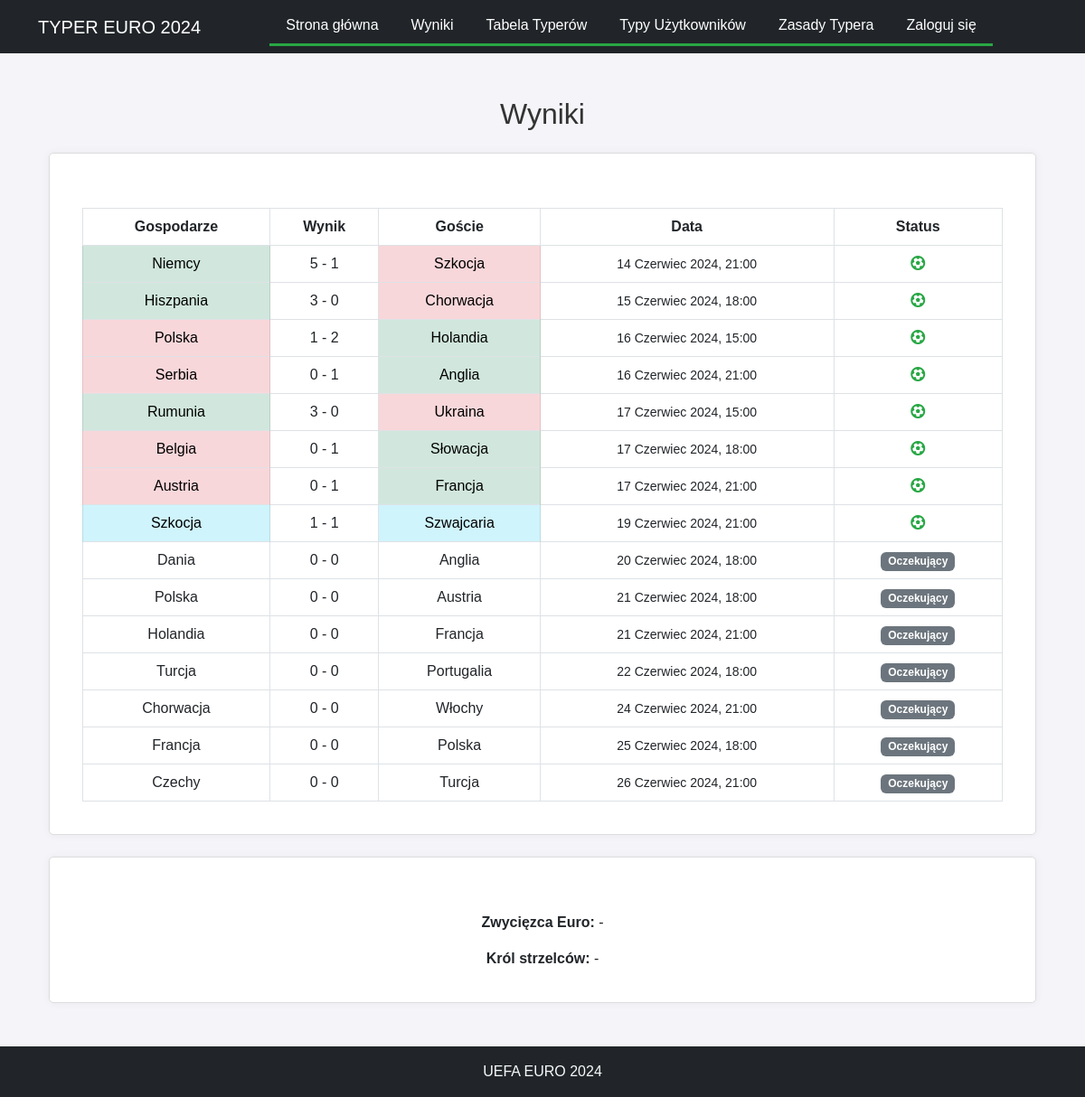
The app's page /results/ with its own data.
### contest/models.py (models this page shows, shortened)
class Article(models.Model):
    title = models.CharField(max_length=200)
    slug = models.SlugField(max_length=200, unique=True, blank=True)
    content = models.TextField()
    author = models.ForeignKey(User, on_delete=models.CASCADE)
    created_at = models.DateTimeField(auto_now_add=True)
    updated_at = models.DateTimeField(auto_now=True)

class Match(models.Model):
    group = models.CharField(max_length=2)
    home_team = models.CharField(max_length=100)
    away_team = models.CharField(max_length=100)
    date = models.DateTimeField()
    place = models.CharField(max_length=100)
    actual_home_team_score = models.IntegerField(null=True, blank=True, default=0)
    actual_away_team_score = models.IntegerField(null=True, blank=True, default=0)
    final_score = models.BooleanField(default=False)

### contest/views.py (the view)
# urls.py: path('results/', views.results, name='results'),
def results(request):
    all_matches = Match.objects.all().order_by('date')
    tournament_results = TournamentResults.objects.first()
    context = {
        'matches': all_matches,
        'tournament_results': tournament_results,
    }
    return render(request, 'results.html', context)

### contest/templatetags/article_tags.py (called while the page is built)
@register.simple_tag
def get_articles():
    return Article.objects.all()

### contest/templates/results.html (shortened to what this page needs)
{% extends 'base.html' %}
{% block content %}
<div class="container-fluid container-lg mt-4">
    <h2 class="mb-4 text-center">Wyniki</h2>
    <div class="card">
        <div class="card-body mt-4">
            <div class="table-responsive">
                <table class="table table-bordered table-hover results-table">
                    <thead class="thead-dark">
                        <tr>
                            <th>Gospodarze</th>
                            <th>Wynik</th>
                            <th>Goście</th>
                            <th>Data</th>
                            <th>Status</th>
                        </tr>
                    </thead>
                    <tbody>
                        {% for match in matches %}
                        <tr>
                            <td class="{% if match.final_score %}{% if match.actual_home_team_score > match.actual_away_team_score %}table-success{% elif match.actual_home_team_score < match.actual_away_team_score %}table-danger{% else %}table-info{% endif %}{% endif %}">
                                {{ match.home_team }}
                            </td>
                            <td>
                                {% if match.final_score %}
                                    {{ match.actual_home_team_score }} - {{ match.actual_away_team_score }}
                                {% else %}
                                    0 - 0
                                {% endif %}
                            </td>
                            <td class="{% if match.final_score %}{% if match.actual_home_team_score < match.actual_away_team_score %}table-success{% elif match.actual_home_team_score > match.actual_away_team_score %}table-danger{% else %}table-info{% endif %}{% endif %}">
                                {{ match.away_team }}
                            </td>
                            <td>
                                <small>{{ match.date|date:"j F Y, H:i" }}</small>
                            </td>
                            <td>
                                {% if match.final_score %}
                                    <span class="final"><i class="fa-solid fa-futbol"></i></span>
                                {% else %}
                                    <span class="badge bg-secondary">Oczekujący</span>
                                {% endif %}
                            </td>
                        </tr>
                        {% endfor %}
                    </tbody>
                </table>
            </div>
        </div>
    </div>
    {% if tournament_results %}
        <div class="card mt-4">
            <div class="card-body mt-4">
                <p class="card-text"><strong>Zwycięzca Euro:</strong> {% if tournament_results.winner_team %} {{ tournament_results.winner_team.name }} {% else %} - {% endif %}</p>
                <p class="card-text"><strong>Król strzelców:</strong> {% if tournament_results.top_scorer %} {{ tournament_results.top_scorer.player }} {% else %} - {% endif %}</p>
            </div>
        </div>
    {% else %}
        <div class="alert alert-info mt-4" role="alert">
            No tournament results set by admin.
        </div>
    {% endif %}
</div>
{% endblock %}

### contest/templates/base.html (shortened to what this page needs)
{% load static %}
{% load article_tags %}
<!DOCTYPE html>
<html lang="pl">
<head>
    <link href="https://cdn.jsdelivr.net/npm/bootstrap@5.3.0/dist/css/bootstrap.min.css" rel="stylesheet">
    <link rel="stylesheet" type="text/css" href="{% static 'css/styles.css' %}">
    <link rel="stylesheet" href="https://cdnjs.cloudflare.com/ajax/libs/font-awesome/6.0.0-beta3/css/all.min.css">
</head>
<body>
<nav class="navbar navbar-expand-lg navbar-dark bg-dark">
    <div class="container bg-dark border-0">
        <a class="navbar-brand" href="{% url 'home' %}">TYPER EURO 2024</a>
        <div class="collapse navbar-collapse justify-content-center" id="navbarNav">
            <ul class="navbar-nav bg-dark flex-wrap">
                <li class="nav-item">
                    <a class="nav-link" href="{% url 'home' %}">Strona główna</a>
                </li>
                <li class="nav-item">
                    <a class="nav-link" href="{% url 'results' %}">Wyniki</a>
                </li>
                <li class="nav-item">
                    <a class="nav-link" href="{% url 'leaderboard' %}">Tabela Typerów</a>
                </li>
                <li class="nav-item">
                    <a class="nav-link" href="{% url 'user_predictions' %}">Typy Użytkowników</a>
                </li>
                {% get_articles as articles %}
                {% for article in articles %}
                <li class="nav-item">
                    <a class="nav-link" href="{% url 'view_article' article.slug %}">{{ article.title }}</a>
                </li>
                {% endfor %}
                {% if user.is_authenticated %}
                {% if not user.is_superuser %}
                <li class="nav-item">
                    <a class="nav-link" href="{% url 'betting' %}">Typuj spotkania</a>
                </li>
                {% endif %}
                {% if user.is_superuser %}
                <li class="nav-item">
                    <a class="nav-link" href="{% url 'create_user' %}">Create User</a>
                </li>
                <li class="nav-item">
                    <a class="nav-link" href="{% url 'create_match' %}">Create Match</a>
                </li>
                <li class="nav-item">
                    <a class="nav-link" href="{% url 'edit_points' %}">Edit Points</a>
                </li>
                <li class="nav-item">
                    <a class="nav-link" href="{% url 'user_list' %}">User List</a>
                </li>
                <li class="nav-item">
                    <a class="nav-link" href="{% url 'article_list' %}">Articles</a>
                </li>
                <li class="nav-item">
                    <a class="nav-link" href="{% url 'actual_results' %}">Actual Results</a>
                </li>
                <li class="nav-item">
                    <a class="nav-link" href="{% url 'edit_bet_status' %}">Edit Bet Statuses</a>
                </li>
                {% endif %}
                <li class="nav-item">
                    <a class="nav-link" href="{% url 'profile' %}">Profil</a>
                </li>
                <li class="nav-item">
                    <a class="nav-link" href="#" id="logout-link"
                       onclick="document.getElementById('logout-form').submit(); return false;">Wyloguj się</a>
                    <form id="logout-form" method="post" action="{% url 'logout' %}" style="display: none;">
                        {% csrf_token %}
                    </form>
                </li>
                {% else %}
                <li class="nav-item">
                    <a class="nav-link" href="{% url 'login' %}">Zaloguj się</a>
                </li>
                {% endif %}
            </ul>
        </div>
    </div>
</nav>
<div class="container-fluid container-lg mt-5">
    {% block content %}{% endblock %}
</div>
<footer class="footer bg-dark text-light text-center py-3 mt-5">
    <p class="mb-0">UEFA EURO 2024</p>
</footer>
</body>
</html>

### static/css/styles.css (style rules this page uses)
body { font-family: Arial, sans-serif; margin: 0; padding: 0; background-color: #f4f4f9; }
nav ul { list-style-type: none; padding: 0; margin: 0; background-color: #343a40; display: flex; justify-content: center; border-bottom: 3px solid #28a745; }
nav ul li { margin: 0; }
nav ul li a { display: block; color: white; text-align: center; padding: 15px 20px; text-decoration: none; transition: background-color 0.3s; }
h1, h2 { text-align: center; color: #333; margin-top: 20px; margin-bottom: 10px; }
.card { padding: 20px; margin-bottom: 20px; border: 1px solid #ddd; background-color: #fff; border-radius: 5px; box-shadow: 0 0 10px rgba(0, 0, 0, 0.05); text-align: center; }
.footer { background-color: #343a40; color: #fff; padding: 10px 0; text-align: center; }
.footer p { margin: 0; }
.final { font-weight: bold; color: #28a745; }
ul { padding: 0; list-style-type: none; text-align: center; }
ul li { margin-bottom: 10px; }
.table { margin: 0 auto; text-align: center; }
.table tr { text-align: center; }
.navbar-nav .nav-item { margin-left: 10px; margin-right: 10px; }
.navbar-nav .nav-link { color: white !important; }

### records on screen
Article: title "Zasady Typera"
Match: home_team "Niemcy", actual_home_team_score "5", actual_away_team_score "1", away_team "Szkocja", date "14 Czerwiec 2024, 21:00", final_score True (drawn)
Match: home_team "Hiszpania", actual_home_team_score "3", actual_away_team_score "0", away_team "Chorwacja", date "15 Czerwiec 2024, 18:00", final_score True (drawn)
Match: home_team "Polska", actual_home_team_score "1", actual_away_team_score "2", away_team "Holandia", date "16 Czerwiec 2024, 15:00", final_score True (drawn)
Match: home_team "Serbia", actual_home_team_score "0", actual_away_team_score "1", away_team "Anglia", date "16 Czerwiec 2024, 21:00", final_score True (drawn)
Match: home_team "Rumunia", actual_home_team_score "3", actual_away_team_score "0", away_team "Ukraina", date "17 Czerwiec 2024, 15:00", final_score True (drawn)
Match: home_team "Belgia", actual_home_team_score "0", actual_away_team_score "1", away_team "Słowacja", date "17 Czerwiec 2024, 18:00", final_score True (drawn)
Match: home_team "Austria", actual_home_team_score "0", actual_away_team_score "1", away_team "Francja", date "17 Czerwiec 2024, 21:00", final_score True (drawn)
Match: home_team "Szkocja", actual_home_team_score "1", actual_away_team_score "1", away_team "Szwajcaria", date "19 Czerwiec 2024, 21:00", final_score True (drawn)
Match: home_team "Dania", final_score "0 - 0", away_team "Anglia", date "20 Czerwiec 2024, 18:00"
Match: home_team "Polska", final_score "0 - 0", away_team "Austria", date "21 Czerwiec 2024, 18:00"
Match: home_team "Holandia", final_score "0 - 0", away_team "Francja", date "21 Czerwiec 2024, 21:00"
Match: home_team "Turcja", final_score "0 - 0", away_team "Portugalia", date "22 Czerwiec 2024, 18:00"
Match: home_team "Chorwacja", final_score "0 - 0", away_team "Włochy", date "24 Czerwiec 2024, 21:00"
Match: home_team "Francja", final_score "0 - 0", away_team "Polska", date "25 Czerwiec 2024, 18:00"
Match: home_team "Czechy", final_score "0 - 0", away_team "Turcja", date "26 Czerwiec 2024, 21:00"
